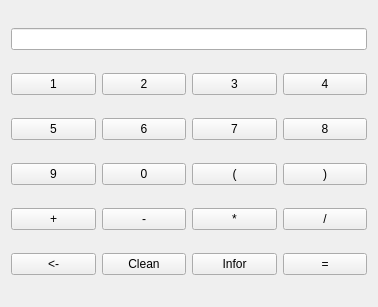
<?xml version="1.0" encoding="UTF-8"?>
<ui version="4.0">
 <class>Form</class>
 <widget class="QWidget" name="Form">
  <property name="geometry">
   <rect>
    <x>0</x>
    <y>0</y>
    <width>378</width>
    <height>307</height>
   </rect>
  </property>
  <property name="windowTitle">
   <string>小树计算器</string>
  </property>
  <property name="windowIcon">
   <iconset>
    <normaloff>img/logo.png</normaloff>img/logo.png</iconset>
  </property>
  <layout class="QGridLayout" name="gridLayout">
   <item row="0" column="0">
    <widget class="QLineEdit" name="lineEdit"/>
   </item>
   <item row="1" column="0">
    <layout class="QHBoxLayout" name="horizontalLayout">
     <item>
      <widget class="QPushButton" name="Button_1">
       <property name="text">
        <string>1</string>
       </property>
      </widget>
     </item>
     <item>
      <widget class="QPushButton" name="Button_2">
       <property name="text">
        <string>2</string>
       </property>
      </widget>
     </item>
     <item>
      <widget class="QPushButton" name="Button_3">
       <property name="text">
        <string>3</string>
       </property>
      </widget>
     </item>
     <item>
      <widget class="QPushButton" name="Button_4">
       <property name="text">
        <string>4</string>
       </property>
      </widget>
     </item>
    </layout>
   </item>
   <item row="2" column="0">
    <layout class="QHBoxLayout" name="horizontalLayout_2">
     <item>
      <widget class="QPushButton" name="Button_5">
       <property name="text">
        <string>5</string>
       </property>
      </widget>
     </item>
     <item>
      <widget class="QPushButton" name="Button_6">
       <property name="text">
        <string>6</string>
       </property>
      </widget>
     </item>
     <item>
      <widget class="QPushButton" name="Button_7">
       <property name="text">
        <string>7</string>
       </property>
      </widget>
     </item>
     <item>
      <widget class="QPushButton" name="Button_8">
       <property name="text">
        <string>8</string>
       </property>
      </widget>
     </item>
    </layout>
   </item>
   <item row="3" column="0">
    <layout class="QHBoxLayout" name="horizontalLayout_3">
     <item>
      <widget class="QPushButton" name="Button_9">
       <property name="text">
        <string>9</string>
       </property>
      </widget>
     </item>
     <item>
      <widget class="QPushButton" name="Button_0">
       <property name="text">
        <string>0</string>
       </property>
      </widget>
     </item>
     <item>
      <widget class="QPushButton" name="Button_L_par">
       <property name="text">
        <string>(</string>
       </property>
      </widget>
     </item>
     <item>
      <widget class="QPushButton" name="Button_R_par">
       <property name="text">
        <string>)</string>
       </property>
      </widget>
     </item>
    </layout>
   </item>
   <item row="4" column="0">
    <layout class="QHBoxLayout" name="horizontalLayout_4">
     <item>
      <widget class="QPushButton" name="Button_addition">
       <property name="text">
        <string>+</string>
       </property>
      </widget>
     </item>
     <item>
      <widget class="QPushButton" name="Button_subtraction">
       <property name="text">
        <string>-</string>
       </property>
      </widget>
     </item>
     <item>
      <widget class="QPushButton" name="Button_multiplication">
       <property name="text">
        <string>*</string>
       </property>
      </widget>
     </item>
     <item>
      <widget class="QPushButton" name="Button_division">
       <property name="text">
        <string>/</string>
       </property>
      </widget>
     </item>
    </layout>
   </item>
   <item row="5" column="0">
    <layout class="QHBoxLayout" name="horizontalLayout_5">
     <item>
      <widget class="QPushButton" name="Button_Backspace">
       <property name="text">
        <string>&lt;-</string>
       </property>
      </widget>
     </item>
     <item>
      <widget class="QPushButton" name="Button_Clean">
       <property name="text">
        <string>Clean</string>
       </property>
      </widget>
     </item>
     <item>
      <widget class="QPushButton" name="Button_Infor">
       <property name="text">
        <string>Infor</string>
       </property>
      </widget>
     </item>
     <item>
      <widget class="QPushButton" name="Button_result">
       <property name="text">
        <string>=</string>
       </property>
      </widget>
     </item>
    </layout>
   </item>
  </layout>
 </widget>
 <resources/>
 <connections/>
</ui>
